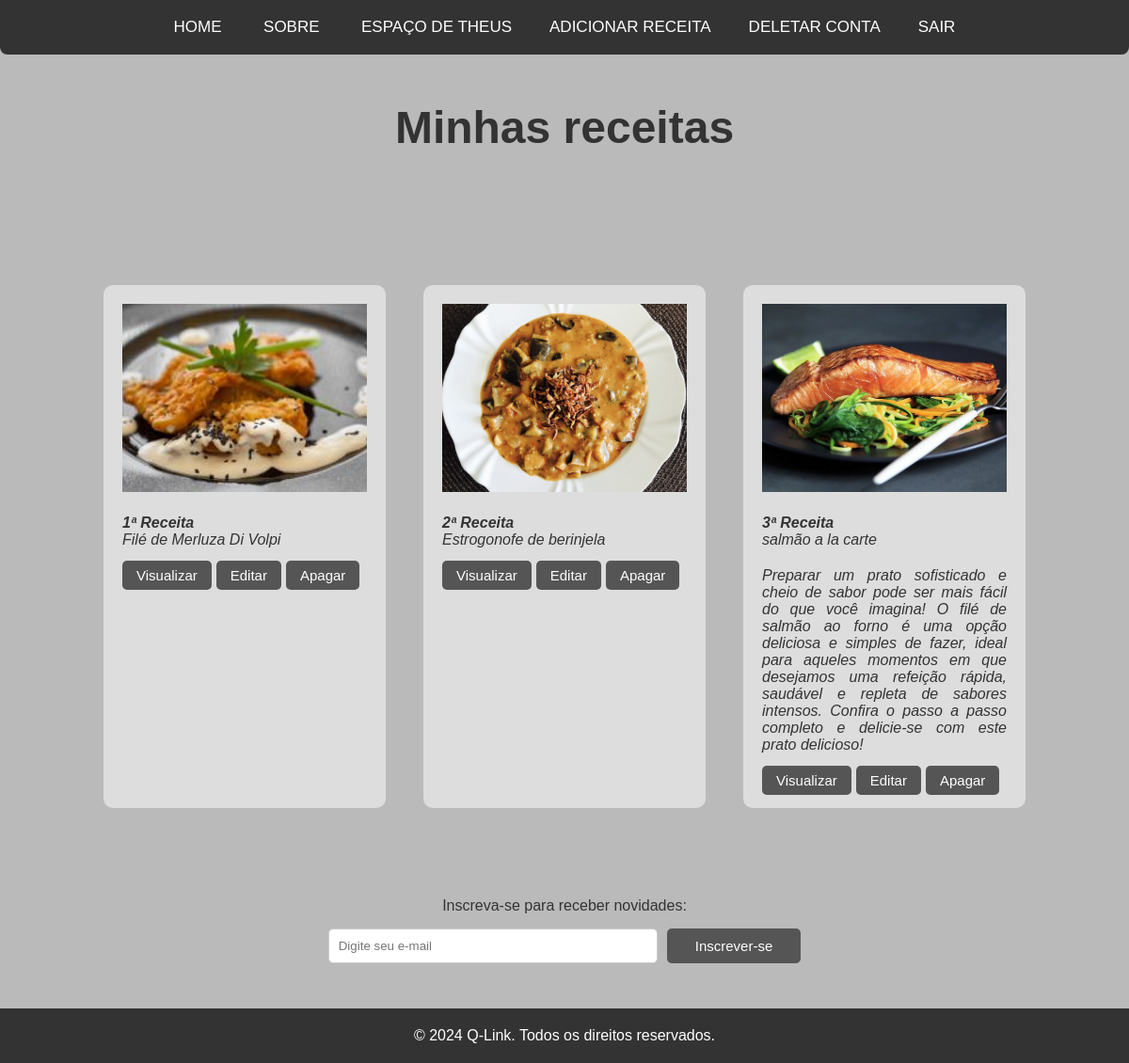
The app's page /meuEspaco.php (signed in) with its own data.
### tables this page shows
CREATE TABLE `receitas` (
  `email_usuario` varchar(100) NOT NULL,
  `ID_receita` int(11) NOT NULL,
  `nome_receita` text NOT NULL,
  `resumo_receita` text NOT NULL,
  `ingredientes_receita` text NOT NULL,
  `modopreparo_receita` text NOT NULL,
  `Endereco_receita` text NOT NULL,
  `datacadastro_receita` timestamp NOT NULL DEFAULT current_timestamp()
);

### ExibeMinhasReceitas.php (the view, shortened to what this page needs)
<link rel="stylesheet" href="CSS/ExibeMinhasReceitas.css">
<?php
        $email = $_SESSION["login"];
        $connect = mysqli_connect("127.0.0.1", "root", "", "projeto_receitas");
        $query = "SELECT  ID_receita, nome_receita, resumo_receita, Endereco_receita FROM receitas WHERE email_usuario = '$email' order by ID_receita desc ";
        $resultado = mysqli_query($connect, $query);
        if (mysqli_num_rows($resultado) > 0) {
            echo '<section class="MelhoresReceitas">';
            $contador = 1;
            while ($row = mysqli_fetch_assoc($resultado)) {
                echo '<div class="Receita">';
                echo '<img src="./img/'. $row["Endereco_receita"] .'" alt="Receita ' . $contador . '"><br>';
                echo '<cite>' . $contador . 'ª Receita</cite>';
                echo '<blockquote>' . $row["nome_receita"] . '</blockquote>';
                echo '<blockquote>' . $row["resumo_receita"] . '</blockquote>';
                echo '<a class="button floatLeft view-button" href="VisualizaReceita.php?visualiza_receita=' . urlencode($row["nome_receita"]) . '">Visualizar</a>';
                echo '<a class="button floatLeft delete-button" href="EditaReceita.php?edita_receita=' . urlencode($row["nome_receita"]) . '">Editar</a>';
                echo '<a class="button floatLeft delete-button" href="PHP/ExcluirReceita.php?excluir_receita=' . urlencode($row["nome_receita"]) . '">Apagar</a>';
                echo '</div>';
                $contador++;
            }
            echo '</section>';
        } else {
            echo "Nenhuma receita encontrada.";
        }
    ?>

### MeuEspaco.php (shortened to what this page needs)
<!DOCTYPE html>
<html lang="pt-br">
<head>
    <link rel="stylesheet" href="CSS/meu_espaco.css">
</head>
<body>
    <header>
        <nav>
            <?php require_once("./cabecalho.php"); ?>
        </nav>
    </header>
    <section class="highlights">
        <div class="introducao">
            <h2>Minhas receitas</h2>
        </div>
    </section>
    <?php require_once("./ExibeMinhasReceitas.php"); ?>
    <section id="subscribe">
        <div class="container">
            <form action="#" method="POST" class="subscribe-form">
                <label for="email">Inscreva-se para receber novidades:</label>
                <div class="input-group">
                    <input type="email" id="email" name="email" placeholder="Digite seu e-mail" required>
                    <button type="submit">Inscrever-se</button>
                </div><br>
            </form>
        </div>
    </section>
    <?php require_once("./Rodape.php");?>
</body>
</html>

### cabecalho.php
<ul>
    <link rel="stylesheet" href="CSS/cabecalho.css">
    <li><a href="index.php" class="cabecalho">Home</a></li >
    <li><a href="sobre.php"class="cabecalho">Sobre</a></li>
    <?php if(isset($_SESSION["SomeLogin"]) && $_SESSION["SomeLogin"] == "logado")
        {
            echo '<li><a href="MeuEspaco.php" class="cabecalho">
            Espaço de ' .  strtok($_SESSION["nome"], ' ') . '</a></li>';
            echo '<li><a href="Cadastra_Receita.php" class="cabecalho">Adicionar receita</a></li>';
            echo '<li><a href="DeletaUsuarioReceita.php" class="cabecalho">Deletar conta</a></li>';
            echo '<li><a href="Deslogar.php" class="cabecalho">Sair</a></li>';
        }
        else
        {
            echo '<li><a href="Login.php"class="cabecalho">login</a></li>';
            echo '<li><a href="Cadastro.php" class="cabecalho">Cadastre-se</a></li>';
        }
    ?>
</ul>

### Rodape.php
<link rel="stylesheet" href="CSS/Rodape.css">
<footer>
    <p>&copy; 2024 Q-Link. Todos os direitos reservados.</p>
</footer>

### CSS/meu_espaco.css (style rules this page uses)
* { margin: 0; padding: 0; box-sizing: border-box; }
body { font-family: Arial, sans-serif; background-color: #bababa; color: #333; }
header { background-color: #333; color: #fff; padding: 20px; text-align: center; border-bottom-left-radius: 8px; border-bottom-right-radius: 8px; }
.container { margin-top: 10px; text-align: center; }
.subscribe-form { display: flex; flex-direction: column; align-items: center; }
.input-group { margin-top: 15px; display: flex; align-items: center; margin-bottom: 25px; }
input[type="email"] { padding: 10px; width: 350px; margin-right: 10px; border-radius: 5px; border: 1px solid #ccc; }
button { padding: 10px 30px; background-color: #555; color: #fff; border: none; font-size: 15px; border-radius: 5px; cursor: pointer; transition: background-color 0.3s ease; }
@media screen and (min-width: 600px) { form { flex-direction: row; justify-content: center; } }
@media screen and (min-width: 600px) { input[type="email"] { margin-right: 10px; margin-bottom: 0; } }
.introducao { font-style:inherit; margin: 0 75px; text-align: justify; font-size: x-large; margin-bottom: 50px; }
.highlights { text-align: center; padding: 50px 0; display: flex; justify-content: center; flex-wrap: wrap; }
.highlights h2 { font-size: 2em; margin-bottom: 30px; }

### CSS/cabecalho.css (style rules this page uses)
nav ul { list-style: none; text-align: center; }
nav ul li { display: inline; }
nav ul li a { font-family:'Gill Sans', 'Gill Sans MT', Calibri, 'Trebuchet MS', sans-serif; transition: all .5s ease; color: #fff; text-decoration:none; text-transform: uppercase; text-align: center; line-height: 1; font-size: 17px; background-color : transparent; padding: 20px; outline: none; border-radius: 4px; }

### CSS/ExibeMinhasReceitas.css (style rules this page uses)
.MelhoresReceitas { display: flex; justify-content: center; flex-wrap: wrap; padding: 10px 0; margin-bottom: 50px; }
.Receita { display: inline-block; margin: 0 20px; width: 300px; padding: 20px; background-color: #ddd; margin-bottom: 35px; border-radius: 10px; text-align: justify; }
.Receita img { width: 100%; height: 200px; margin-bottom: 20px; object-fit:cover; background: no-repeat center; }
.Receita blockquote { font-style: italic; margin-bottom: 20px; }
.Receita cite { font-weight: bold; }
.view-button { margin-top: 20px; text-decoration: none; padding: 7px 15px; background-color: #555; color: #fff; border: none; font-size: 15px; border-radius: 5px; cursor: pointer; transition: background-color 0.3s ease; margin-bottom: 100%; }
.delete-button { margin-top: 20px; margin-left: 5px; text-decoration: none; padding: 7px 15px; background-color: #555; color: #fff; border: none; font-size: 15px; border-radius: 5px; cursor: pointer; transition: background-color 0.3s ease; margin-top: auto; }

### CSS/Rodape.css (style rules this page uses)
footer { margin-top: 5px; background-color: #333; color: #fff; text-align: center; padding: 20px; }

### records on screen
receitas: Endereco_receita (picture), nome_receita "Filé de Merluza Di Volpi"
receitas: Endereco_receita (picture), nome_receita "Estrogonofe de berinjela"
receitas: Endereco_receita (picture), nome_receita "salmão a la carte", resumo_receita "Preparar um prato sofisticado e cheio de sabor pode ser mais fácil do que você imagina! O filé de salmão ao forno é uma opção deliciosa e simples de fazer, ideal para aqueles momentos em que desejamos uma refeição rápida, saudável e repleta de sabores intensos. Confira o passo a passo completo e delicie-se com este prato delicioso!"

### other values on screen
strtok($_SESSION["nome"], ' ') "THEUS"
